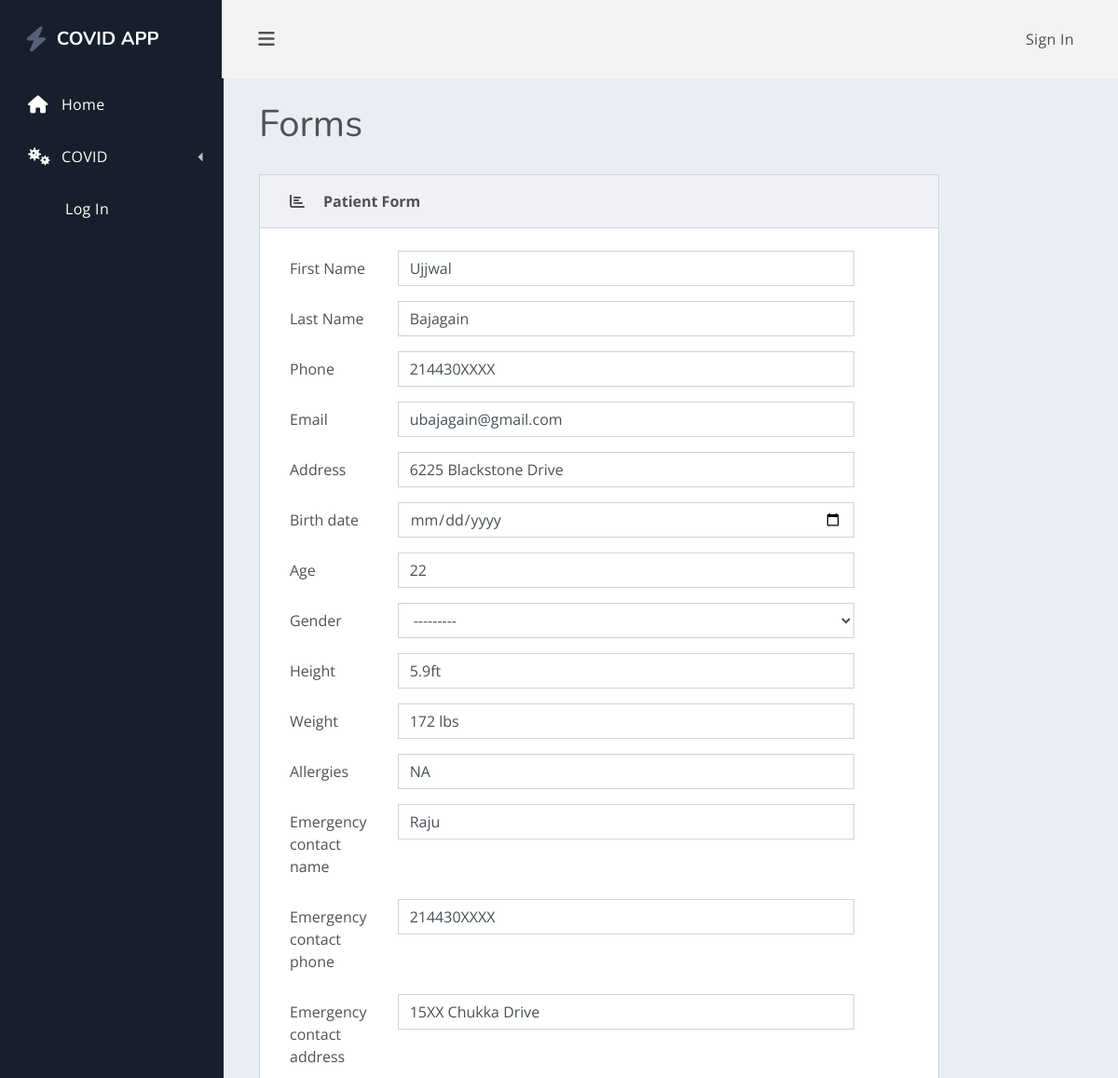
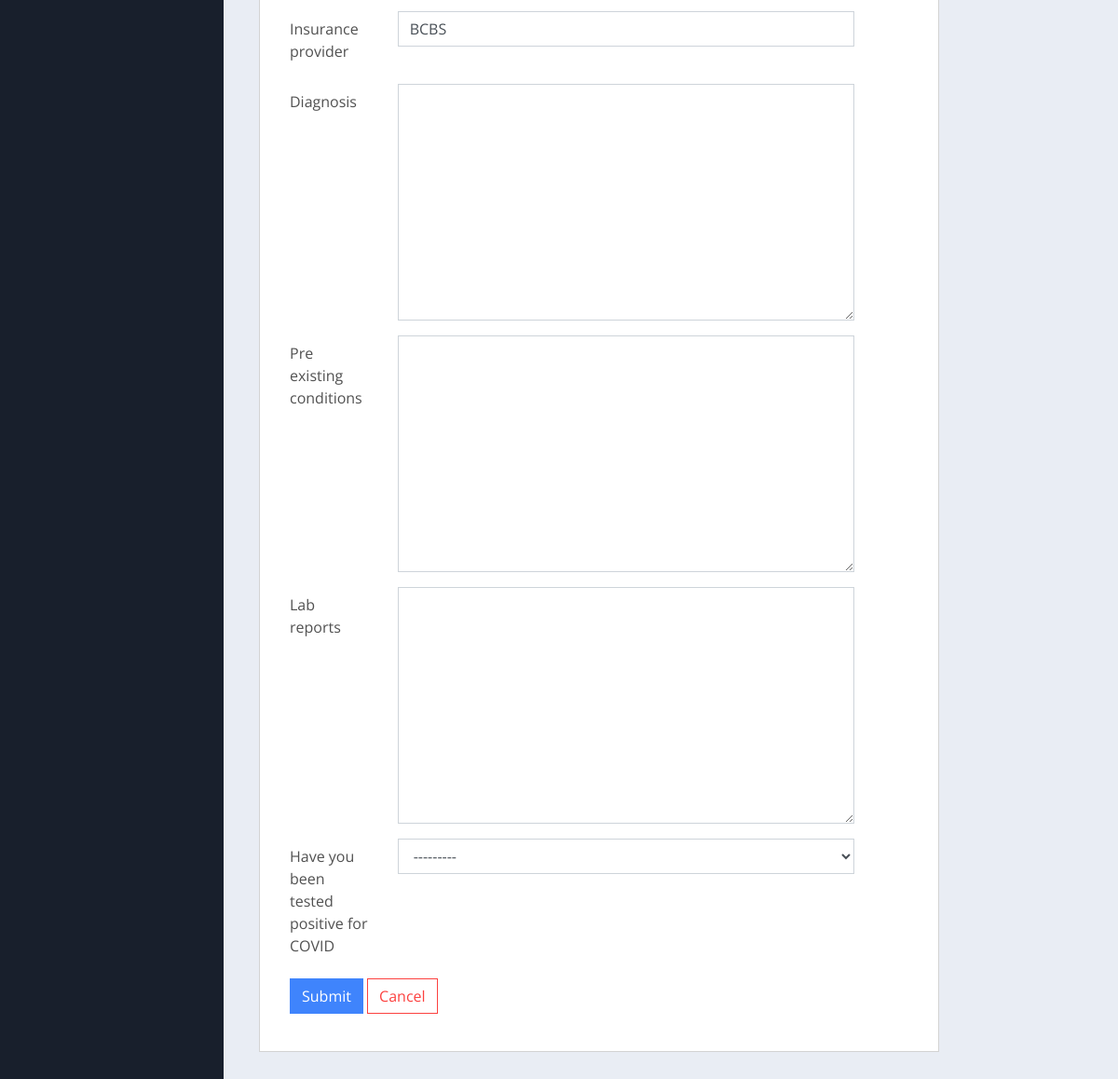
The app's page /edit_patient/1/ (upper part), older data (2 pictures, top to bottom).
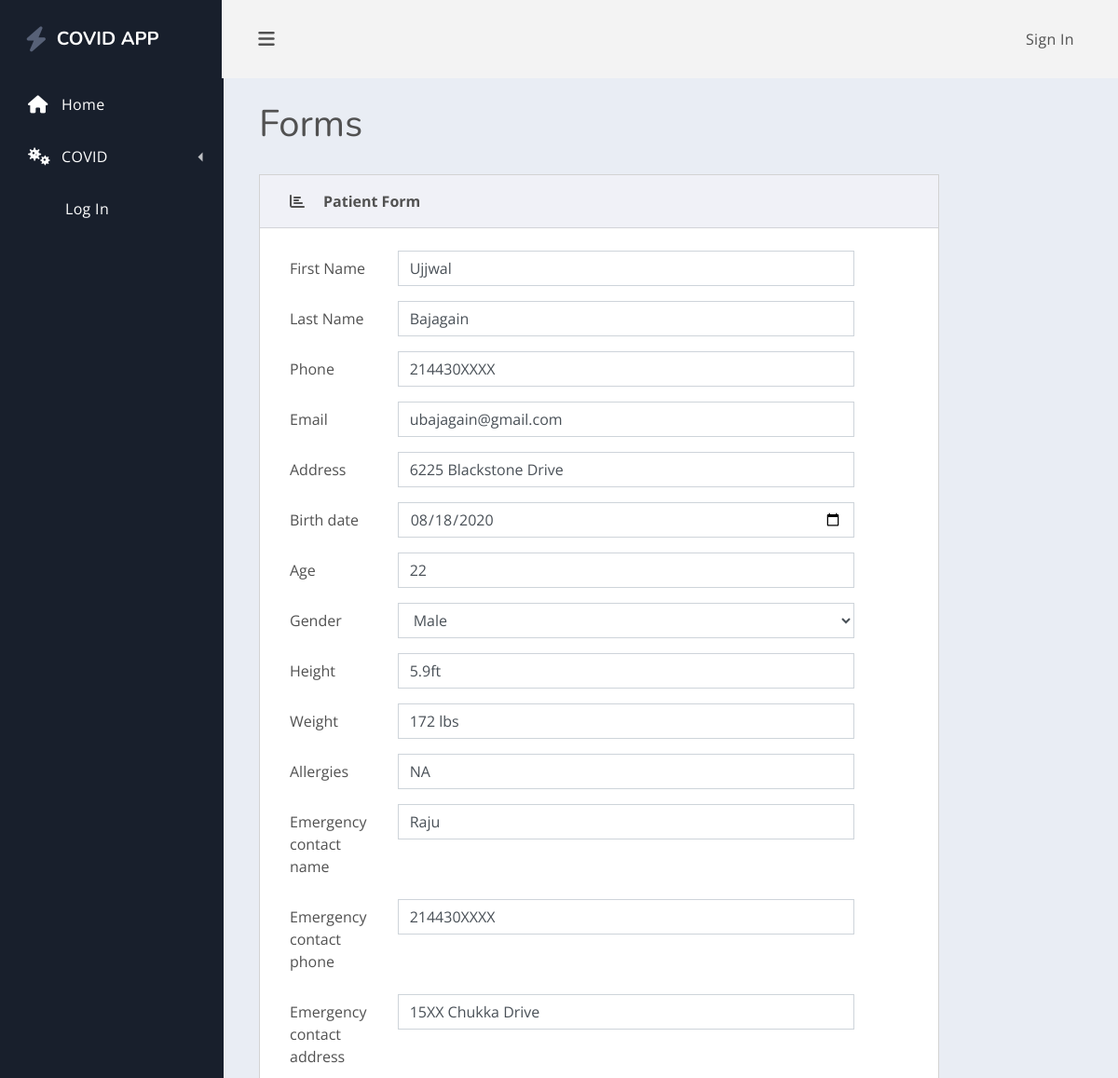
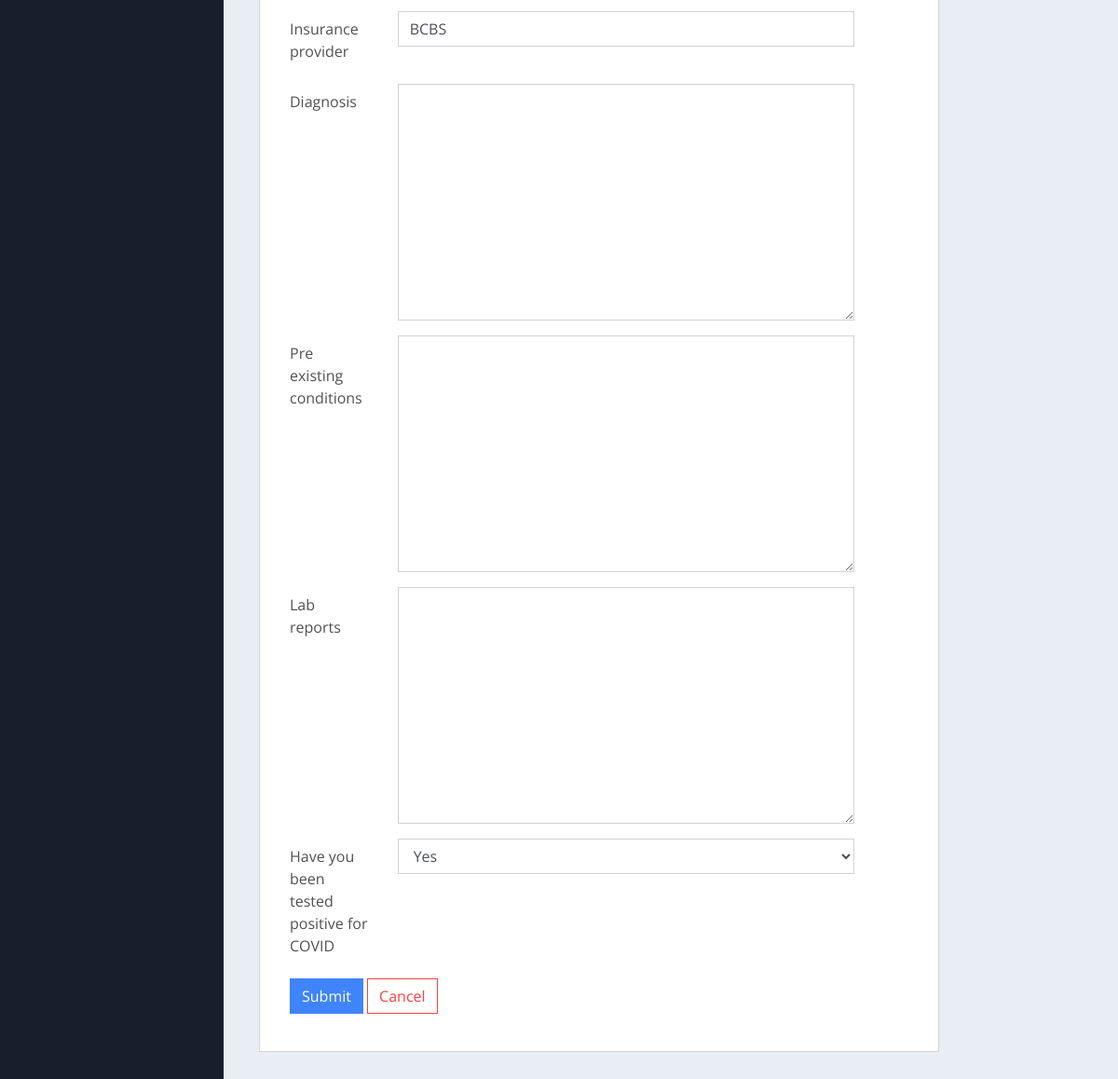
The same page, newer data (2 pictures, top to bottom).
### healthcare/models.py (models this page shows)
class Patient(models.Model):
    GENDER_CHOICES = [('Male', 'Male'), ('Female', 'Female'), ('Other', 'Other'), ('NA', 'I do not wish to say')]
    BOOL_CHOICES = [('Yes', 'Yes'), ('No', 'No')]
    user = models.OneToOneField(User, null=True,blank=True, on_delete=models.CASCADE)
    first_Name = models.CharField(max_length= 200, null= True)
    last_Name = models.CharField(max_length= 200, null= True)
    phone = models.CharField(max_length= 200, null= True)
    email = models.CharField(max_length=200, null= True)
    address = models.CharField(max_length=500, null= True)
    date_created = models.DateField(auto_now_add = True)
    birth_date = models.DateField(blank= True,null=True)
    age = models.DecimalField(decimal_places=0, max_digits=50, null=True)
    gender = models.CharField(max_length=50, choices=GENDER_CHOICES, blank= True)
    height = models.CharField(max_length=10, default='0.00 ft')
    weight = models.CharField(max_length=10, default='0.00 lbs')
    allergies = models.CharField(max_length=200, null=True)
    emergency_contact_name = models.CharField(max_length=200, null=True)
    emergency_contact_phone = models.CharField( max_length=200, null=True)
    emergency_contact_address = models.CharField(max_length=200, null=True)
    insurance_provider = models.CharField(max_length=200, null=True)
    diagnosis = models.TextField(blank=True, null=True)
    pre_existing_conditions = models.TextField(blank=True, null=True)
    lab_reports = models.TextField(blank=True, null=True)
    have_you_been_tested_positive_for_COVID = models.CharField(max_length=5, choices=BOOL_CHOICES,null=True)
    def __str__(self):
        if (self.first_Name and self.last_Name):
            display = (self.first_Name + " " + self.last_Name)
        else:
            display = str(self.date_created)
        return display

### healthcare/views.py (the view)
# urls.py: path('edit_patient/<str:pk>/', views.editPatient, name="editPatient"),
def editPatient(request,pk):
    patient = Patient.objects.get(id = pk)
    patientMeds = patient.assignmed_set.all()
    patientTreatments = patient.assigntreatment_set.all()
    assignMedForm = AssignMedForm()
    assignTreatmentForm = AssignTreatmentForm()
    form = PatientForm(instance = patient)
    context = {'form': form, 'patient': patient, 'patientMeds':patientMeds, 'patientTreatments': patientTreatments,
               'assignMedForm':assignMedForm,'assignTreatmentForm':assignTreatmentForm }
    if request.method == 'POST':
        form = PatientForm(request.POST, instance=patient)
        if form.is_valid():
            form.save()
            messages.success(request,'Patient profile updated')
            return HttpResponseRedirect(request.path_info)
    return render(request, 'healthcare/patientForm.html', context)

### healthcare/forms.py
class PatientForm(ModelForm):
    class Meta:
        model = Patient
        fields = '__all__'
        exclude = ['user']
        widgets = {'birth_date' : DateInput}

class AssignMedForm(ModelForm):
    class Meta:
        model = AssignMed
        fields = '__all__'

### healthcare/models.py (called while the page is built)
    def __str__(self):
        return self.name

    def __str__(self):
        return self.name

### healthcare/templatetags/myfilters.py (called while the page is built)
@register.filter(name='addclass')
def addclass(value, arg):
    return value.as_widget(attrs={'class': arg})

### healthcare/templates/healthcare/patientForm.html (shortened to what this page needs)
{% extends 'healthcare/main.html' %}
{% block content %}
    {% load myfilters %}
    <main class="dash-content">
        <div class="container-fluid">
            <h1 class="dash-title">Forms</h1>
            <div class="row">
                <div class="col-xl-10">
                    <div class="card spur-card">
                        <div class="card-header">
                            <div class="spur-card-icon">
                                <i class="fas fa-chart-bar"></i>
                            </div>
                            <div class="spur-card-title"> Patient Form </div>
                        </div>
                        <div class="card-body ">
                            <form method="POST" action="">
                                {%  for field  in form %}
                                    <div class="form-group row">
                                        <label  class="col-sm-2 col-form-label">{{ field.label }}</label>
                                        <div class="col-sm-9">
                                            {{ field |addclass:'form-control' }}
                                        </div>
                                    </div>
                                {% endfor %}
                                <div class="form-group row">
                                    <div class="col-sm-9">
                                        <button type="submit" class="btn btn-primary">Submit</button>
                                        <a  class="btn btn-outline-danger" href="{% url 'editPatient' patient.id %}">Cancel</a>
                                    </div>
                                </div>
                            </form>
                        </div>
                    </div>
                </div>
            </div>
        </div>
    </main>
{% endblock %}

Row changes from the older to the newer data that the page shows:
changed Patient "Ujjwal": birth_date (not shown) → "08/18/2020"; gender "---------" → "Male"; have_you_been_tested_positive_for_COVID "---------" → "Yes"
